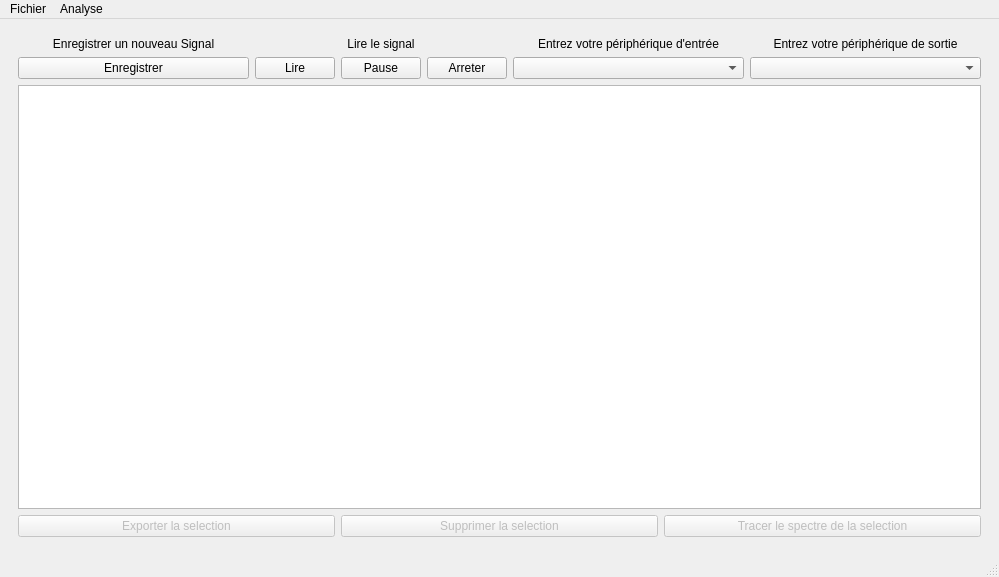
<?xml version="1.0" encoding="UTF-8"?>
<ui version="4.0">
 <class>Pageprincipal</class>
 <widget class="QMainWindow" name="Pageprincipal">
  <property name="geometry">
   <rect>
    <x>0</x>
    <y>0</y>
    <width>999</width>
    <height>577</height>
   </rect>
  </property>
  <property name="sizePolicy">
   <sizepolicy hsizetype="Expanding" vsizetype="Expanding">
    <horstretch>0</horstretch>
    <verstretch>0</verstretch>
   </sizepolicy>
  </property>
  <property name="windowTitle">
   <string>Pageprincipal</string>
  </property>
  <widget class="QWidget" name="centralwidget">
   <property name="sizePolicy">
    <sizepolicy hsizetype="Expanding" vsizetype="Expanding">
     <horstretch>0</horstretch>
     <verstretch>0</verstretch>
    </sizepolicy>
   </property>
   <property name="contextMenuPolicy">
    <enum>Qt::ContextMenuPolicy::DefaultContextMenu</enum>
   </property>
   <layout class="QVBoxLayout" name="verticalLayout">
    <item>
     <widget class="QWidget" name="gridWidget_2" native="true">
      <property name="sizePolicy">
       <sizepolicy hsizetype="Maximum" vsizetype="Maximum">
        <horstretch>0</horstretch>
        <verstretch>0</verstretch>
       </sizepolicy>
      </property>
      <property name="maximumSize">
       <size>
        <width>1920</width>
        <height>1080</height>
       </size>
      </property>
      <property name="layoutDirection">
       <enum>Qt::LayoutDirection::LeftToRight</enum>
      </property>
      <property name="autoFillBackground">
       <bool>false</bool>
      </property>
      <layout class="QGridLayout" name="gridLayout_2" rowstretch="0,0,0,0,0,0,0,0" columnstretch="0">
       <property name="sizeConstraint">
        <enum>QLayout::SizeConstraint::SetMaximumSize</enum>
       </property>
       <item row="4" column="0" rowspan="2">
        <layout class="QGridLayout" name="gridLayout_3">
         <property name="topMargin">
          <number>0</number>
         </property>
         <item row="0" column="2">
          <widget class="QPushButton" name="spectre_selection">
           <property name="enabled">
            <bool>false</bool>
           </property>
           <property name="text">
            <string>Tracer le spectre de la selection</string>
           </property>
          </widget>
         </item>
         <item row="0" column="0">
          <widget class="QPushButton" name="Exporterselection">
           <property name="enabled">
            <bool>false</bool>
           </property>
           <property name="text">
            <string>Exporter la selection</string>
           </property>
          </widget>
         </item>
         <item row="0" column="1">
          <widget class="QPushButton" name="Suppr_selection">
           <property name="enabled">
            <bool>false</bool>
           </property>
           <property name="text">
            <string>Supprimer la selection</string>
           </property>
          </widget>
         </item>
        </layout>
       </item>
       <item row="1" column="0">
        <widget class="QGraphicsView" name="graphicsView">
         <property name="enabled">
          <bool>true</bool>
         </property>
         <property name="sizePolicy">
          <sizepolicy hsizetype="Expanding" vsizetype="Expanding">
           <horstretch>0</horstretch>
           <verstretch>0</verstretch>
          </sizepolicy>
         </property>
         <property name="maximumSize">
          <size>
           <width>16777215</width>
           <height>16777212</height>
          </size>
         </property>
         <property name="layoutDirection">
          <enum>Qt::LayoutDirection::LeftToRight</enum>
         </property>
         <property name="autoFillBackground">
          <bool>false</bool>
         </property>
         <property name="sizeAdjustPolicy">
          <enum>QAbstractScrollArea::SizeAdjustPolicy::AdjustIgnored</enum>
         </property>
        </widget>
       </item>
       <item row="0" column="0">
        <layout class="QGridLayout" name="gridLayout">
         <property name="sizeConstraint">
          <enum>QLayout::SizeConstraint::SetNoConstraint</enum>
         </property>
         <item row="1" column="0">
          <widget class="QPushButton" name="BonttonEnregistrer">
           <property name="sizePolicy">
            <sizepolicy hsizetype="Expanding" vsizetype="Fixed">
             <horstretch>0</horstretch>
             <verstretch>0</verstretch>
            </sizepolicy>
           </property>
           <property name="text">
            <string>Enregistrer</string>
           </property>
           <property name="icon">
            <iconset theme="QIcon::ThemeIcon::MediaRecord"/>
           </property>
          </widget>
         </item>
         <item row="0" column="0">
          <widget class="QLabel" name="Enregistrer">
           <property name="sizePolicy">
            <sizepolicy hsizetype="Expanding" vsizetype="Preferred">
             <horstretch>0</horstretch>
             <verstretch>0</verstretch>
            </sizepolicy>
           </property>
           <property name="text">
            <string>Enregistrer un nouveau Signal</string>
           </property>
           <property name="alignment">
            <set>Qt::AlignmentFlag::AlignCenter</set>
           </property>
          </widget>
         </item>
         <item row="1" column="2">
          <layout class="QHBoxLayout" name="horizontalLayout">
           <property name="sizeConstraint">
            <enum>QLayout::SizeConstraint::SetNoConstraint</enum>
           </property>
           <item>
            <widget class="QPushButton" name="BouttonLire">
             <property name="sizePolicy">
              <sizepolicy hsizetype="Expanding" vsizetype="Fixed">
               <horstretch>0</horstretch>
               <verstretch>0</verstretch>
              </sizepolicy>
             </property>
             <property name="text">
              <string>Lire</string>
             </property>
             <property name="icon">
              <iconset theme="QIcon::ThemeIcon::MediaPlaybackStart"/>
             </property>
            </widget>
           </item>
           <item>
            <widget class="QPushButton" name="BouttonPause">
             <property name="sizePolicy">
              <sizepolicy hsizetype="Expanding" vsizetype="Fixed">
               <horstretch>0</horstretch>
               <verstretch>0</verstretch>
              </sizepolicy>
             </property>
             <property name="text">
              <string>Pause</string>
             </property>
             <property name="icon">
              <iconset theme="QIcon::ThemeIcon::MediaPlaybackPause"/>
             </property>
            </widget>
           </item>
           <item>
            <widget class="QPushButton" name="BoutonArreter">
             <property name="sizePolicy">
              <sizepolicy hsizetype="Expanding" vsizetype="Fixed">
               <horstretch>0</horstretch>
               <verstretch>0</verstretch>
              </sizepolicy>
             </property>
             <property name="text">
              <string>Arreter</string>
             </property>
             <property name="icon">
              <iconset theme="QIcon::ThemeIcon::MediaPlaybackStop"/>
             </property>
            </widget>
           </item>
          </layout>
         </item>
         <item row="1" column="3">
          <widget class="QComboBox" name="Devices">
           <property name="sizePolicy">
            <sizepolicy hsizetype="Expanding" vsizetype="Fixed">
             <horstretch>0</horstretch>
             <verstretch>0</verstretch>
            </sizepolicy>
           </property>
          </widget>
         </item>
         <item row="0" column="3">
          <widget class="QLabel" name="label">
           <property name="sizePolicy">
            <sizepolicy hsizetype="Expanding" vsizetype="Preferred">
             <horstretch>0</horstretch>
             <verstretch>0</verstretch>
            </sizepolicy>
           </property>
           <property name="text">
            <string>Entrez votre périphérique d'entrée</string>
           </property>
           <property name="textFormat">
            <enum>Qt::TextFormat::RichText</enum>
           </property>
           <property name="alignment">
            <set>Qt::AlignmentFlag::AlignCenter</set>
           </property>
           <property name="wordWrap">
            <bool>true</bool>
           </property>
          </widget>
         </item>
         <item row="1" column="4">
          <widget class="QComboBox" name="Devicesout">
           <property name="sizePolicy">
            <sizepolicy hsizetype="Expanding" vsizetype="Preferred">
             <horstretch>0</horstretch>
             <verstretch>0</verstretch>
            </sizepolicy>
           </property>
          </widget>
         </item>
         <item row="0" column="4">
          <widget class="QLabel" name="label_3">
           <property name="sizePolicy">
            <sizepolicy hsizetype="Expanding" vsizetype="Preferred">
             <horstretch>0</horstretch>
             <verstretch>0</verstretch>
            </sizepolicy>
           </property>
           <property name="text">
            <string>Entrez votre périphérique de sortie</string>
           </property>
           <property name="textFormat">
            <enum>Qt::TextFormat::RichText</enum>
           </property>
           <property name="alignment">
            <set>Qt::AlignmentFlag::AlignCenter</set>
           </property>
           <property name="wordWrap">
            <bool>true</bool>
           </property>
          </widget>
         </item>
         <item row="0" column="2">
          <widget class="QLabel" name="Lire">
           <property name="sizePolicy">
            <sizepolicy hsizetype="Expanding" vsizetype="Preferred">
             <horstretch>0</horstretch>
             <verstretch>0</verstretch>
            </sizepolicy>
           </property>
           <property name="layoutDirection">
            <enum>Qt::LayoutDirection::LeftToRight</enum>
           </property>
           <property name="text">
            <string>Lire le signal</string>
           </property>
           <property name="textFormat">
            <enum>Qt::TextFormat::PlainText</enum>
           </property>
           <property name="alignment">
            <set>Qt::AlignmentFlag::AlignCenter</set>
           </property>
          </widget>
         </item>
        </layout>
       </item>
      </layout>
     </widget>
    </item>
   </layout>
  </widget>
  <widget class="QMenuBar" name="menubar">
   <property name="geometry">
    <rect>
     <x>0</x>
     <y>0</y>
     <width>999</width>
     <height>22</height>
    </rect>
   </property>
   <property name="sizePolicy">
    <sizepolicy hsizetype="Expanding" vsizetype="Minimum">
     <horstretch>0</horstretch>
     <verstretch>0</verstretch>
    </sizepolicy>
   </property>
   <widget class="QMenu" name="menuFichier">
    <property name="title">
     <string>Fichier</string>
    </property>
    <addaction name="actionOuvrir"/>
    <addaction name="actionImporter"/>
    <addaction name="actionExporter_csv"/>
    <addaction name="actionExporter_wav"/>
   </widget>
   <widget class="QMenu" name="menuAnalyse">
    <property name="title">
     <string>Analyse</string>
    </property>
    <addaction name="actionTracer_le_spectre"/>
   </widget>
   <addaction name="menuFichier"/>
   <addaction name="menuAnalyse"/>
  </widget>
  <widget class="QStatusBar" name="statusbar"/>
  <action name="actionOuvrir">
   <property name="text">
    <string>Ouvrir</string>
   </property>
  </action>
  <action name="actionImporter">
   <property name="text">
    <string>Importer</string>
   </property>
  </action>
  <action name="actionTracer_le_spectre">
   <property name="text">
    <string>Tracer le spectre</string>
   </property>
  </action>
  <action name="actionExporter_csv">
   <property name="text">
    <string>Exporter (.csv)</string>
   </property>
  </action>
  <action name="actionExporter_wav">
   <property name="text">
    <string>Exporter(.wav)</string>
   </property>
  </action>
 </widget>
 <resources/>
 <connections/>
</ui>
